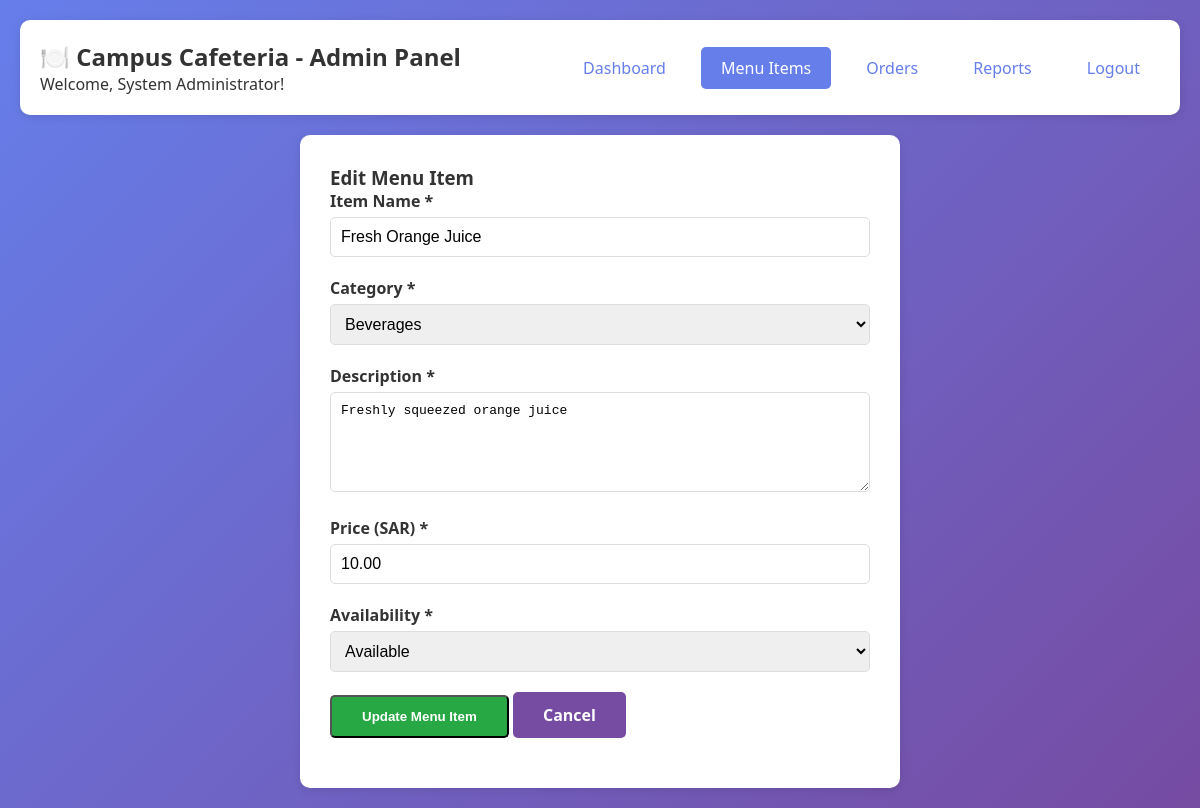
/admin/edit_menu.php?id=5 (signed in), run on the app's committed database.
### tables this page shows
CREATE TABLE IF NOT EXISTS menu_items (
    id INT PRIMARY KEY AUTO_INCREMENT,
    category_id INT,
    name VARCHAR(150) NOT NULL,
    description TEXT,
    price DECIMAL(10,2) NOT NULL,
    image VARCHAR(255),
    availability ENUM('available', 'unavailable') DEFAULT 'available',
    created_at TIMESTAMP DEFAULT CURRENT_TIMESTAMP,
    FOREIGN KEY (category_id) REFERENCES categories(id) ON DELETE SET NULL
);

CREATE TABLE IF NOT EXISTS categories (
    id INT PRIMARY KEY AUTO_INCREMENT,
    name VARCHAR(100) NOT NULL,
    description TEXT,
    created_at TIMESTAMP DEFAULT CURRENT_TIMESTAMP
);

### admin/edit_menu.php (the view, shortened to what this page needs)
<?php
require_once '../config/database.php';
$id = (int)$_GET['id'];
$categories_sql = "SELECT * FROM categories ORDER BY name";
$categories = $conn->query($categories_sql);
$item_sql = "SELECT * FROM menu_items WHERE id = $id";
$item_result = $conn->query($item_sql);
$item = $item_result->fetch_assoc();
?>
<!DOCTYPE html>
<html lang="en">
<head>
    <link rel="stylesheet" href="../css/style.css">
</head>
<body>
    <div class="admin-container">
        <div class="admin-header">
            <div>
                <h2>🍽️ Campus Cafeteria - Admin Panel</h2>
                <p>Welcome, <?php echo $_SESSION['admin_name']; ?>!</p>
            </div>
            <div class="admin-nav">
                <a href="dashboard.php">Dashboard</a>
                <a href="menu.php" class="active">Menu Items</a>
                <a href="orders.php">Orders</a>
                <a href="reports.php">Reports</a>
                <a href="logout.php">Logout</a>
            </div>
        </div>
        <div class="form-container">
            <h3>Edit Menu Item</h3>
            <form method="POST" action="">
                <div class="form-group">
                    <label>Item Name *</label>
                    <input type="text" name="name" value="<?php echo htmlspecialchars($item['name']); ?>" required>
                </div>
                <div class="form-group">
                    <label>Category *</label>
                    <select name="category_id" required>
                        <?php
                        $categories->data_seek(0);
                        while ($category = $categories->fetch_assoc()):
                        ?>
                            <option value="<?php echo $category['id']; ?>"
                                <?php echo ($category['id'] == $item['category_id']) ? 'selected' : ''; ?>>
                                <?php echo htmlspecialchars($category['name']); ?>
                            </option>
                        <?php endwhile; ?>
                    </select>
                </div>
                <div class="form-group">
                    <label>Description *</label>
                    <textarea name="description" required><?php echo htmlspecialchars($item['description']); ?></textarea>
                </div>
                <div class="form-group">
                    <label>Price (SAR) *</label>
                    <input type="number" name="price" step="0.01" min="0" value="<?php echo $item['price']; ?>" required>
                </div>
                <div class="form-group">
                    <label>Availability *</label>
                    <select name="availability" required>
                        <option value="available" <?php echo ($item['availability'] == 'available') ? 'selected' : ''; ?>>Available</option>
                    </select>
                </div>
                <div class="form-group">
                    <button type="submit" class="btn btn-success">Update Menu Item</button>
                    <a href="menu.php" class="btn btn-secondary">Cancel</a>
                </div>
            </form>
        </div>
    </div>
</body>
</html>

### css/style.css (style rules this page uses)
* { margin: 0; padding: 0; box-sizing: border-box; }
body { font-family: 'Segoe UI', Tahoma, Geneva, Verdana, sans-serif; background: linear-gradient(135deg, #667eea 0%, #764ba2 100%); min-height: 100vh; color: #333; }
.btn { display: inline-block; padding: 12px 30px; text-decoration: none; border-radius: 5px; font-weight: bold; transition: all 0.3s; }
.btn-secondary { background: #764ba2; color: white; }
.btn-success { background: #28a745; color: white; }
.admin-container { max-width: 1400px; margin: 0 auto; padding: 20px; }
.admin-header { background: white; padding: 20px; border-radius: 10px; margin-bottom: 20px; display: flex; justify-content: space-between; align-items: center; box-shadow: 0 2px 10px rgba(0,0,0,0.1); }
.admin-nav { display: flex; gap: 15px; }
.admin-nav a { padding: 10px 20px; text-decoration: none; color: #667eea; border-radius: 5px; transition: all 0.3s; }
.admin-nav a:hover, .admin-nav a.active { background: #667eea; color: white; }
.form-container { background: white; padding: 30px; border-radius: 10px; box-shadow: 0 2px 10px rgba(0,0,0,0.1); max-width: 600px; margin: 0 auto; }
.form-group { margin-bottom: 20px; }
.form-group label { display: block; margin-bottom: 5px; font-weight: bold; color: #333; }
.form-group input, .form-group select, .form-group textarea { width: 100%; padding: 10px; border: 1px solid #ddd; border-radius: 5px; font-size: 1em; }
.form-group textarea { resize: vertical; min-height: 100px; }

### data on the page
menu_items: name "Fresh Orange Juice", category_id "Beverages", description "Freshly squeezed orange juice", price "10.00", availability "Available"

### other printed values
$_SESSION['admin_name'] "System Administrator"
